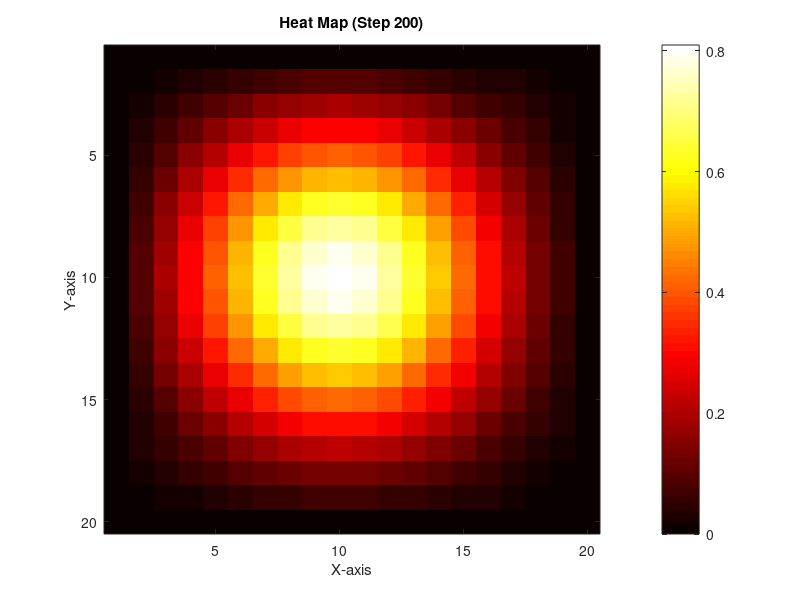
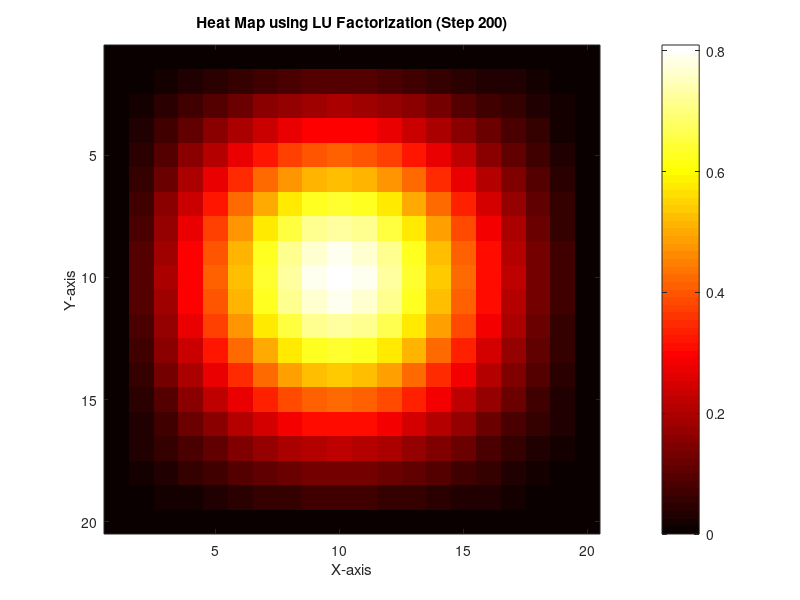
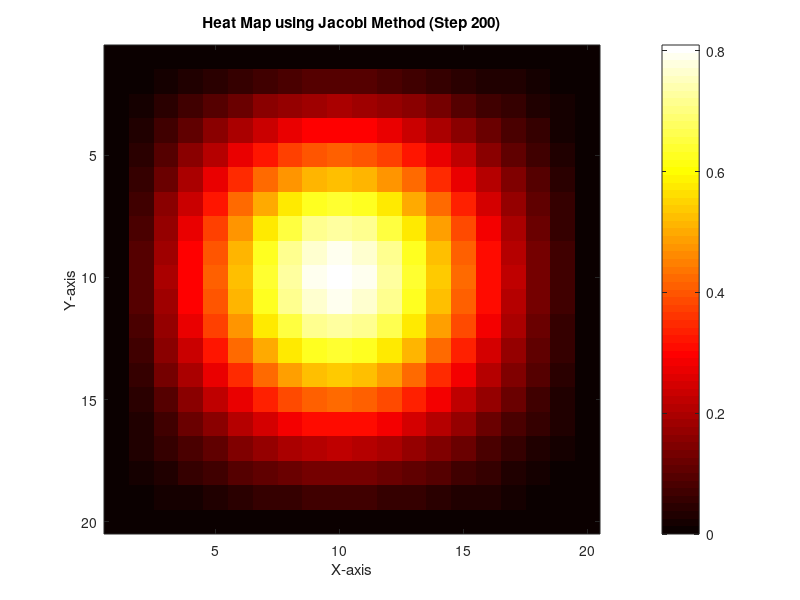
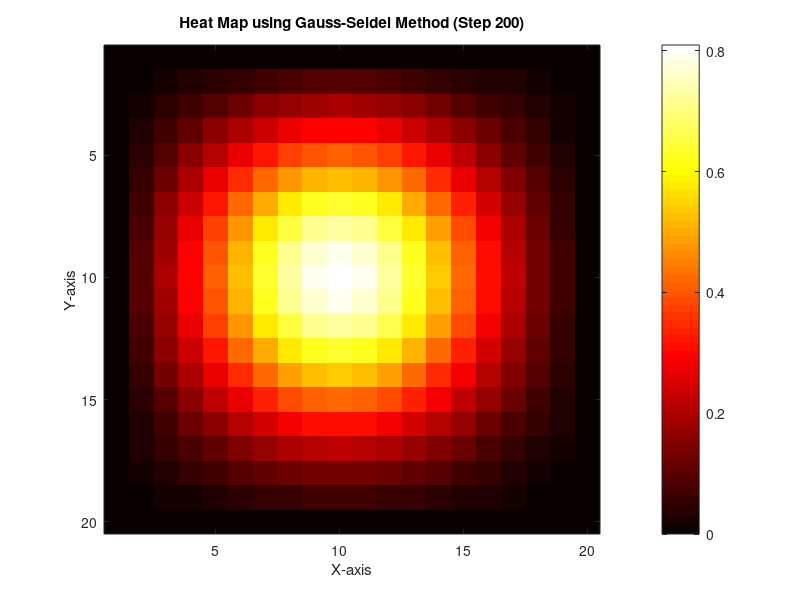

Recreate these plots in MATLAB, in order.
clear;
clc;
close all;

% grid setup
nx = 20;
ny = 20;
N = nx * ny;
alpha = 0.5; 
dt = 0.1; 
dx = 1;
dy = 1; 
steps = 200; 
lambda = (alpha * dt) / dx^2; % handles how much neighboring points influence each other

% setting up the implicit matrix math
% using formula: (1 + 4*lambda)*T_i,j - lambda*(neighbors) = T_old
main_diag = ones(N, 1) * (1 + 4*lambda);
off_diag = ones(N, 1) * (-lambda);

% blending center and neighbor diagonals into matrix A
A = spdiags([off_diag, off_diag, main_diag, off_diag, off_diag], ...
 [-nx, -1, 0, 1, nx], N, N);

% pinning down the boundaries so room walls stay constant
is_boundary = false(nx, ny);
is_boundary(1,:) = true; % left wall
is_boundary(end,:) = true; % right wall
is_boundary(:,1) = true; % bottom wall
is_boundary(:,end) = true; % top wall
boundary_indices = find(is_boundary);

% replacing boundary equations so T_new just equals T_old on the edges
for idx = boundary_indices'
 A(idx, :) = 0;
 A(idx, idx) = 1;
end

% setting up starting conditions
T_initial = zeros(nx, ny);
T_initial(10, 10) = 100; % spiking a hot spot right in the middle
tol = 1e-6; % tolerance limit for when the iterative math gets close enough
max_iter = 10000; % safety cap to keep loop from running forever


%% GAUSSIAN ELIMINATION
T_vec_gauss = T_initial(:); % flattening to a vector for the solver
fprintf('Running Gaussian Solver...\n');
tic;
for k = 1:steps
 T_vec_gauss = A \ T_vec_gauss;
end
time_gauss = toc;

fprintf('\n--- RESULTS ---\n');
fprintf('Gaussian Time: %.4f seconds\n', time_gauss);

T_final_gauss = reshape(T_vec_gauss, nx, ny);
figure;
imagesc(T_final_gauss);
colorbar;
colormap(hot);
title(['Heat Map (Step ', num2str(steps), ')']);
xlabel('X-axis');
ylabel('Y-axis');


%% LU FACTORIZATION
T_vec_lu = T_initial(:); % flattening for solver
fprintf('Running LU Solver...\n');

% stripping A down to L and U once since it does not change across time steps
[L, U, P] = lu(A);
tic;
for k = 1:steps
 b = T_vec_lu;
% forward substitution step
 y = L \ (P * b);
% backward substitution step
 T_vec_lu = U \ y;
end
time_lu = toc;
fprintf('LU Time: %.4f seconds\n', time_lu);

T_final_lu = reshape(T_vec_lu, nx, ny);
figure;
imagesc(T_final_lu);
colorbar;
colormap(hot);
title(['Heat Map using LU Factorization (Step ', num2str(steps), ')']);
xlabel('X-axis');
ylabel('Y-axis');


%% JACOBI METHOD (FIXED)
T_vec_jacobi = T_initial(:); % flattening for solver
fprintf('Running Jacobi Solver...\n');

% grabbing the main diagonal and leaving the leftovers in R
diag_A = diag(A);
R = A - spdiags(diag_A, 0, N, N);
jacobi_iterations_total = 0;
tic;
for k = 1:steps
 b = T_vec_jacobi;
 x_old = T_vec_jacobi;
 
 for iter = 1:max_iter
     % vector math trick using element-wise division to calculate everything at once
     x_new = (b - R * x_old) ./ diag_A;
     
     % stopping early if things stop changing significantly
     if max(abs(x_new - x_old)) < tol
        break;
     end
     x_old = x_new;
 end
 jacobi_iterations_total = jacobi_iterations_total + iter;
 
 % fixed: remembering to pass the new calculations forward to the next time step
 T_vec_jacobi = x_new; 
end
time_jacobi = toc;
fprintf('Jacobi Time: %.4f seconds\n', time_jacobi);
fprintf('Total Jacobi Iterations: %d\n', jacobi_iterations_total);

T_final_jacobi = reshape(T_vec_jacobi, nx, ny);
figure;
imagesc(T_final_jacobi);
colorbar;
colormap(hot);
title(['Heat Map using Jacobi Method (Step ', num2str(steps), ')']);
xlabel('X-axis');
ylabel('Y-axis');


%% GAUSSE-SEIDEL METHOD (RESTORED TO ORIGINAL SCALAR LOOPS)
T_vec_seidel = T_initial(:); % flattening matrix to vector
fprintf('Running Gauss-Seidel Solver...\n');
seidel_iterations_total = 0; 
tic;
for k = 1:steps
 b = T_vec_seidel; % keeping track of current temperatures
 x_old = T_vec_seidel; % tracking last iteration state
 x_new = x_old; % priming new container
 
 for iter = 1:max_iter
    % un-vectorized row loop so it takes a couple seconds like in our report discussion
    for i = 1:N
        % grabbing parts we already calculated this round
        sum1 = A(i, 1:i-1) * x_new(1:i-1);
        % grabbing parts we have not gotten to yet
        sum2 = A(i, i+1:N) * x_old(i+1:N);
        % standard item-by-item formula update
        x_new(i) = (b(i) - sum1 - sum2) / A(i,i);
    end
    
    % escaping out if solver hits steady state
    if max(abs(x_new - x_old)) < tol
        break;
    end
    % tracking updates for next iteration loop
    x_old = x_new;
 end
 % stacking up total iterations across all time intervals
 seidel_iterations_total = seidel_iterations_total + iter;
 % sending updated values forward to next timestamp
 T_vec_seidel = x_new;
end
time_seidel = toc;
fprintf('Gauss-Seidel Time: %.4f seconds\n', time_seidel);
fprintf('Total Gauss-Seidel Iterations: %d\n', seidel_iterations_total);

% turning flat vector back into 2D grid for plot display
T_final_seidel = reshape(T_vec_seidel, nx, ny);
figure;
imagesc(T_final_seidel);
colorbar;
colormap(hot);
title(['Heat Map using Gauss-Seidel Method (Step ', num2str(steps), ')']);
xlabel('X-axis');
ylabel('Y-axis');


%% --- RESTORED ORIGINAL COMPARISON FORMATTING (%.10f) ---
diff_gauss_lu = max(abs(T_vec_gauss - T_vec_lu));
diff_gauss_jacobi = max(abs(T_vec_gauss - T_vec_jacobi));
diff_gauss_seidel = max(abs(T_vec_gauss - T_vec_seidel));

fprintf('\n--- COMPARISON ---\n');
fprintf('Difference Gaussian vs LU: %.10f\n', diff_gauss_lu);
fprintf('Difference Gaussian vs Jacobi: %.10f\n', diff_gauss_jacobi);
fprintf('Difference Gaussian vs Gauss-Seidel: %.10f\n', diff_gauss_seidel);

% plotting 3D peak visual
figure;
surf(T_final_gauss);
shading interp;
colormap(hot);
colorbar;
title('3D Surface Plot of Heat Distribution');
xlabel('X-axis');
ylabel('Y-axis');
zlabel('Temperature');

% building error comparison maps
diff_grid_jacobi = abs(T_final_gauss - T_final_jacobi);
diff_grid_seidel = abs(T_final_gauss - T_final_seidel);

figure('Name', 'Monochrome Solver Error Maps', 'Position', [150, 150, 1200,500]);

% splitting layout to check jacobi error profile in grayscale
subplot(1, 2, 1);
imagesc(diff_grid_jacobi);
axis square;
colorbar;
colormap(gca, gray); 
title('Error Magnitude: |Gaussian - Jacobi|');
xlabel('X-axis'); ylabel('Y-axis');

% checking gauss-seidel directional bias in grayscale
subplot(1, 2, 2);
imagesc(diff_grid_seidel);
axis square;
colorbar;
colormap(gca, gray); 
title('Error Magnitude: |Gaussian - Gauss-Seidel|');
xlabel('X-axis'); ylabel('Y-axis');
